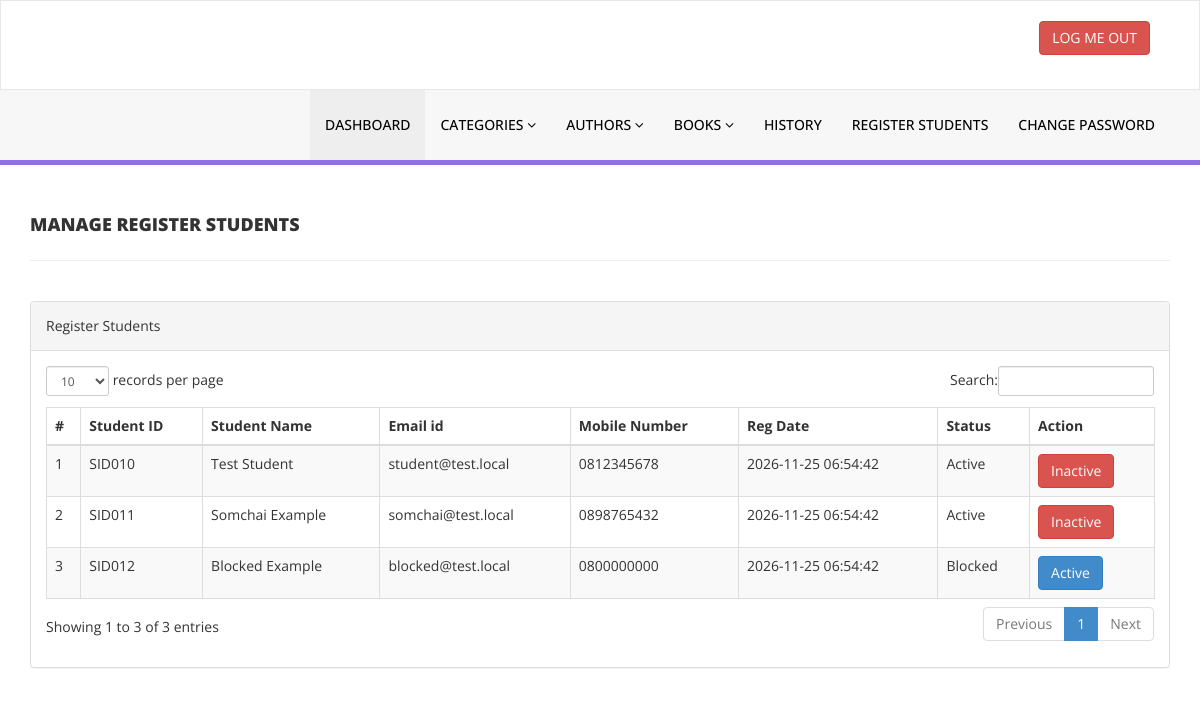
The app's page /admin/reg-students.php (signed in) with its own data.
### tables this page shows
CREATE TABLE tblstudents (
  id int(11) NOT NULL AUTO_INCREMENT,
  StudentId varchar(100) DEFAULT NULL,
  FullName varchar(120) DEFAULT NULL,
  EmailId varchar(120) DEFAULT NULL,
  MobileNumber char(11) DEFAULT NULL,
  Password varchar(120) DEFAULT NULL,
  Status int(1) DEFAULT NULL,
  RegDate timestamp NULL DEFAULT current_timestamp(),
  UpdationDate timestamp NULL DEFAULT NULL ON UPDATE current_timestamp(),
  PRIMARY KEY (id),
  UNIQUE KEY StudentId (StudentId)
);

### admin/reg-students.php (the view, shortened to what this page needs)
<?php
include('includes/config.php');
if(strlen($_SESSION['alogin'])==0)
    {
header('location:index.php');
}
else{
    ?>
<!DOCTYPE html>
<html xmlns="http://www.w3.org/1999/xhtml">
<head>
    <link href="assets/css/bootstrap.css" rel="stylesheet" />
    <link href="assets/css/font-awesome.css" rel="stylesheet" />
    <link href="assets/js/dataTables/dataTables.bootstrap.css" rel="stylesheet" />
    <link href="assets/css/style.css" rel="stylesheet" />
</head>
<body>
<?php include('includes/header.php');?>
    <div class="content-wrapper">
         <div class="container">
        <div class="row pad-botm">
            <div class="col-md-12">
                <h4 class="header-line">Manage Register Students</h4>
    </div>
        </div>
            <div class="row">
                <div class="col-md-12">
                    <div class="panel panel-default">
                        <div class="panel-heading">
                          Register Students
                        </div>
                        <div class="panel-body">
                            <div class="table-responsive">
                                <table class="table table-striped table-bordered table-hover" id="dataTables-example">
                                    <thead>
                                        <tr>
                                            <th>#</th>
                                            <th>Student ID</th>
                                            <th>Student Name</th>
                                            <th>Email id </th>
                                            <th>Mobile Number</th>
                                            <th>Reg Date</th>
                                            <th>Status</th>
                                            <th>Action</th>
                                        </tr>
                                    </thead>
                                    <tbody>
<?php $sql = "SELECT * from tblstudents";
$query = $dbh -> prepare($sql);
$query->execute();
$results=$query->fetchAll(PDO::FETCH_OBJ);
$cnt=1;
if($query->rowCount() > 0)
{
foreach($results as $result)
{               ?>
                                        <tr class="odd gradeX">
                                            <td class="center"><?php echo htmlentities($cnt);?></td>
                                            <td class="center"><?php echo htmlentities($result->StudentId);?></td>
                                            <td class="center"><?php echo htmlentities($result->FullName);?></td>
                                            <td class="center"><?php echo htmlentities($result->EmailId);?></td>
                                            <td class="center"><?php echo htmlentities($result->MobileNumber);?></td>
                                             <td class="center"><?php echo htmlentities($result->RegDate);?></td>
                                            <td class="center"><?php if($result->Status==1)
                                            {
                                                echo htmlentities("Active");
                                            } else {
                                            echo htmlentities("Blocked");
}
                                            ?></td>
                                            <td class="center">
<?php if($result->Status==1)
 {?>
<a href="reg-students.php?inid=<?php echo htmlentities($result->id);?>" onclick="return confirm('Are you sure you want to block this student?');"" >  <button class="btn btn-danger"> Inactive</button>
<?php } else {?>
                                            <a href="reg-students.php?id=<?php echo htmlentities($result->id);?>" onclick="return confirm('Are you sure you want to active this student?');""><button class="btn btn-primary"> Active</button>
                                            <?php } ?>
                                            </td>
                                        </tr>
 <?php $cnt=$cnt+1;}} ?>
                                    </tbody>
                                </table>
                            </div>
                        </div>
                    </div>
                </div>
            </div>
    </div>
    </div>
</body>
</html>
<?php } ?>

### admin/assets/css/style.css (style rules this page uses)
.content-wrapper { margin-top: 40px; min-height:800px; padding-bottom:90px; }
.header-line { font-weight:900; padding-bottom:25px; border-bottom:1px solid #eeeeee; text-transform:uppercase; }
.pad-botm { padding-bottom:30px; }

### records on screen
tblstudents: StudentId "SID010", FullName "Test Student", EmailId "student@test.local", MobileNumber "0812345678", RegDate "2026-11-25 06:54:42"
tblstudents: StudentId "SID011", FullName "Somchai Example", EmailId "somchai@test.local", MobileNumber "0898765432", RegDate "2026-11-25 06:54:42"
tblstudents: StudentId "SID012", FullName "Blocked Example", EmailId "blocked@test.local", MobileNumber "0800000000", RegDate "2026-11-25 06:54:42"
